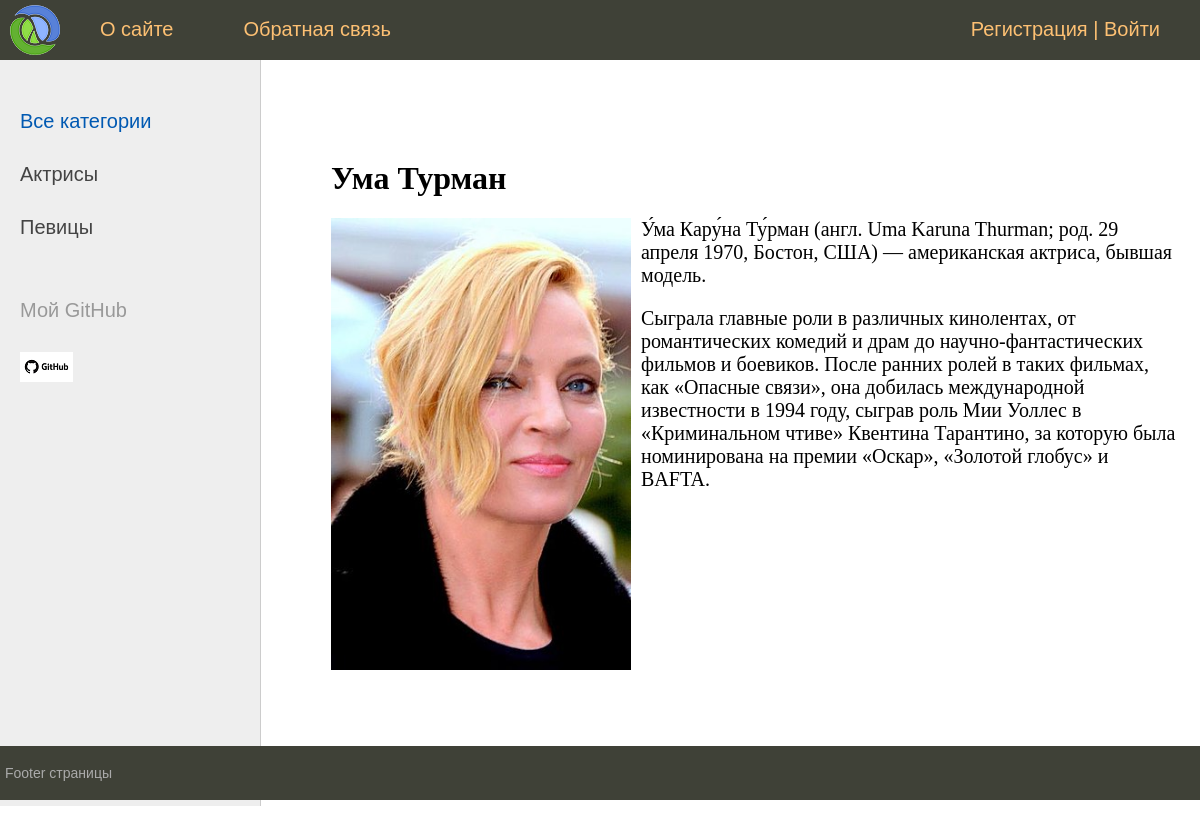
Page /post/uma-turman/ on the committed database.
### women/models.py (models this page shows, shortened)
class Category(models.Model):
    name = models.CharField(max_length=100, db_index=True, verbose_name='Категория')
    slug = models.SlugField(max_length=255, unique=True, db_index=True, verbose_name='URL')
    def get_absolute_url(self):
        return reverse('category', kwargs={'cat_slug': self.slug})
    class Meta:
        verbose_name = 'Категория'
        verbose_name_plural = 'Категории'
        ordering = ['id']

class Women(models.Model):
    title = models.CharField(max_length=255, verbose_name='Заголовок')
    slug = models.SlugField(max_length=255, unique=True, db_index=True, verbose_name='URL')
    content = models.TextField(blank=True, verbose_name='Текст статьи')
    photo = models.ImageField(upload_to="photos/%Y/%m/%d/", verbose_name='Фото')
    time_create = models.DateTimeField(auto_now_add=True, verbose_name='Время создания')
    time_update = models.DateTimeField(auto_now=True, verbose_name='Время изменения')
    is_published = models.BooleanField(default=True, verbose_name='Публикация')
    cat = models.ForeignKey('Category', on_delete=models.PROTECT, verbose_name='Категория')
    def __str__(self):
        return self.title
    class Meta:
        verbose_name = 'Известные женщины'
        verbose_name_plural = 'Известные женщины'
        ordering = ['id']

### women/views.py (the view)
# urls.py: path('post/<slug:post_slug>/', ShowPost.as_view(), name='post'),
class ShowPost(DataMixin, DetailView):
    model = Women
    template_name = 'women/post.html'
    slug_url_kwarg = 'post_slug'
    context_object_name = 'post'
    def get_context_data(self, *, object_list=None, **kwargs):
        context = super().get_context_data(**kwargs)
        c_def = self.get_user_context(title=context['post'])
        return {**context, **c_def}

### women/utils.py (called while the page is built)
    def get_user_context(self, **kwargs):
        context = kwargs
        cats = Category.objects.annotate(Count('women'))
        user_menu = menu.copy()
        if not self.request.user.is_authenticated:
            user_menu.pop(1)
        context['menu'] = user_menu
        context['cats'] = cats
        if 'cat_selected' not in context:
            context['cat_selected'] = 0
        return context

### women/templates/women/post.html
{% extends 'women/base.html' %}
{% block content %}
<h1>{{post.title}}</h1>
{% if post.photo %}
<p><img src="{{post.photo.url}}" class="img-article-left"></p>
{% endif %}
{{post.content|linebreaks}}
{% endblock %}

### women/templates/women/base.html (shortened to what this page needs)
{% load static %}
{% load women_tags %}
<!DOCTYPE html>
<html>
<head>
	<link type="text/css" href="{% static 'women/css/styles.css' %}" rel="stylesheet" />
</head>
<body>
<table class="table-page" border=0 cellpadding="0" cellspacing="0">
<tr><td valign=top>
{% block mainmenu %}
		<div class="header">
			<ul id="mainmenu" class="mainmenu">
			<li class="logo"><a href="{% url 'home' %}"><div class="logo"></div></a></li>
{% for m in menu %}
			<li><a href="{% url m.url_name %}">{{m.title}}</a></li>
{% endfor %}
				{% if request.user.is_authenticated %}
				<li class="last"> {{user.username}} | <a href="{% url 'logout' %}">Выйти</a></li>
				{% else %}
				<li class="last"><a href="{% url 'register' %}">Регистрация</a> | <a href="{% url 'login' %}">Войти</a></li>
				{% endif %}
			</ul>
		</div>
{% endblock mainmenu %}
<table class="table-content" border=0 cellpadding="0" cellspacing="0">
<tr>
	<td valign="top" class="left-chapters">
	<ul id="leftchapters">
		{% if cat_selected == 0 %}
			<li class="selected">Все категории</li>
		{% else %}
			<li><a href="{% url 'home' %}">Все категории</a></li>
		{% endif %}
{% for c in cats %}
	{% if c.women__count > 0 %}
		{% if c.pk == cat_selected %}
			<li class="selected">{{c.name}}</li>
		{% else %}
			<li><a href="{{ c.get_absolute_url }}">{{c.name}}</a></li>
		{% endif %}
	{% endif %}
{% endfor %}
		<li class="share">
		<p>Мой GitHub</p>
		<a class="share-yt" href="https://github.com/AndrewCrust" target="_blank" rel="nofollow"></a>
		</li>
	</ul>
</td>
<td valign="top" class="content">
	<div class="content-text">
{% block content %}
{% endblock %}
	</div>
</td></tr></table>
</td></tr>
<tr><td valign=top>
	<div id="footer">
		<p>Footer страницы</p>
	</div>
</td></tr></table>
</body>
</html>

### women/static/women/css/styles.css (style rules this page uses)
html, body { font-family: 'Arial'; margin: 0; padding: 0; height: 100%; width: 100%; color: #444; }
a { color: #0059b2; text-decoration: none; }
img { max-width: 600px; height: auto; }
img.img-article-left { max-width: 300px; height: auto; float: left; padding: 0 10px 10px 0; }
.table-page { width: 100%; height: 100%; vertical-align: top; }
.table-page tr { height: 100%; }
.header { background: #3F4137; height: 60px; }
.logo { background: url('../images/logo.png') no-repeat 10px 5px; width: 70px; height: 60px; }
ul.mainmenu { list-style: none; margin: 0; padding: 0; height: 60px; color: #fdc073; font-size: 20px; overflow: hidden; }
ul.mainmenu li { float: left; margin: 18px 40px 0 30px; }
ul.mainmenu li.logo { margin: 0; }
ul.mainmenu li.last { float: right; }
ul.mainmenu li a { color: #fdc073; text-decoration: none; }
.table-content { width: 100%; min-height: 100%; height: 100%; }
.left-chapters { margin: 0; background: #eee; border-right: 1px solid #ccc; min-height: 100%; }
.left-chapters ul { width: 230px; min-height: 100%; margin: 0; padding: 20px 10px 10px 20px; list-style: none; font-size: 20px; }
.left-chapters ul li { margin: 30px 0 0 0; color: #999; }
.left-chapters ul li.selected { color: #0059b2; }
.left-chapters ul li a { color: #444; text-decoration: none; }
.left-chapters ul li.share { margin: 60px 0 0 0; }
.left-chapters ul li.share p { margin: 30px 0 30px 0; }
.left-chapters ul li.share a { display: inline-block; width: 40px; height: 40px; margin: 0 20px 0 0; }
.left-chapters ul li.share a.share-yt { width: 100%; height: 30px; background: url('../images/share_yt.png') no-repeat 0 0 }
.content { padding: 40px 20px 20px 40px; width: 100%; box-sizing: border-box; }
.content-text { margin: 60px 0 0 30px; color: #000; font-size: 20px; font-family: Yandex Sans Display Light; }
.content-text h1 { font-size: 32px; }
#footer { box-sizing: border-box; background: #3F4137; padding: 5px; color: #aaa; font-size: 14px; font-family: Verdana, Geneva, Arial, Helvetica; text-align: left; overflow: hidden; }

### rows in the picture
Category: name "Актрисы"
Category: name "Певицы"
Women: title "Ума Турман", photo (picture), content "У́ма Кару́на Ту́рман (англ. Uma Karuna Thurman; род. 29 апреля 1970, Бостон, США) — американская актриса, бывшая модель. Сыграла главные роли в различных кинолентах, от романтических комедий и драм до научно-фантастических фильмов и боевиков. После ранних ролей в таких фильмах, как «Опасные связи», она добилась международной известности в 1994 году, сыграв роль Мии Уоллес в «Криминальном чтиве» Квентина Тарантино, за которую была номинирована на премии «Оскар», «Золотой глобус» и BAFTA."

### other values in the picture
{{ m.title }} "О сайте" "Обратная связь"
